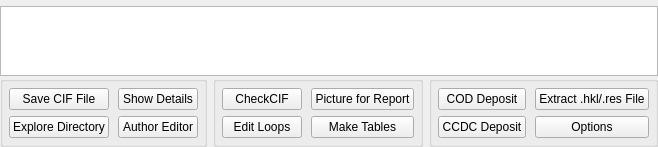
          <widget class="QWidget" name="page_MainTable">
           <layout class="QVBoxLayout" name="verticalLayout">
            <property name="spacing">
             <number>0</number>
            </property>
            <property name="leftMargin">
             <number>0</number>
            </property>
            <property name="topMargin">
             <number>6</number>
            </property>
            <property name="rightMargin">
             <number>0</number>
            </property>
            <property name="bottomMargin">
             <number>0</number>
            </property>
            <item>
             <widget class="CifTableView" name="cif_main_table">
              <property name="sizeAdjustPolicy">
               <enum>QAbstractScrollArea::SizeAdjustPolicy::AdjustToContents</enum>
              </property>
              <property name="autoScroll">
               <bool>false</bool>
              </property>
              <property name="editTriggers">
               <set>QAbstractItemView::EditTrigger::AllEditTriggers</set>
              </property>
              <property name="selectionBehavior">
               <enum>QAbstractItemView::SelectionBehavior::SelectRows</enum>
              </property>
              <property name="verticalScrollMode">
               <enum>QAbstractItemView::ScrollMode::ScrollPerPixel</enum>
              </property>
              <property name="horizontalScrollMode">
               <enum>QAbstractItemView::ScrollMode::ScrollPerPixel</enum>
              </property>
              <property name="showGrid">
               <bool>true</bool>
              </property>
              <property name="gridStyle">
               <enum>Qt::PenStyle::SolidLine</enum>
              </property>
              <property name="sortingEnabled">
               <bool>false</bool>
              </property>
              <property name="wordWrap">
               <bool>true</bool>
              </property>
              <property name="cornerButtonEnabled">
               <bool>false</bool>
              </property>
             </widget>
            </item>
            <item>
             <layout class="QHBoxLayout" name="ButtonsHorizontalLayout">
              <property name="spacing">
               <number>6</number>
              </property>
              <item>
               <widget class="QGroupBox" name="groupBox">
                <property name="title">
                 <string/>
                </property>
                <layout class="QGridLayout" name="gridLayout_7">
                 <property name="leftMargin">
                  <number>6</number>
                 </property>
                 <property name="topMargin">
                  <number>6</number>
                 </property>
                 <property name="rightMargin">
                  <number>6</number>
                 </property>
                 <property name="bottomMargin">
                  <number>6</number>
                 </property>
                 <property name="horizontalSpacing">
                  <number>9</number>
                 </property>
                 <property name="verticalSpacing">
                  <number>6</number>
                 </property>
                 <item row="0" column="0">
                  <widget class="QPushButton" name="SaveCifButton">
                   <property name="toolTip">
                    <string>Saves the CIF file to name-finalcif.cif</string>
                   </property>
                   <property name="text">
                    <string>Save CIF File</string>
                   </property>
                  </widget>
                 </item>
                 <item row="1" column="0">
                  <widget class="QPushButton" name="ExploreDirButton">
                   <property name="toolTip">
                    <string>Saves the CIF file to name-finalcif.cif</string>
                   </property>
                   <property name="text">
                    <string>Explore Directory</string>
                   </property>
                  </widget>
                 </item>
                 <item row="0" column="1">
                  <widget class="QPushButton" name="DetailsPushButton">
                   <property name="text">
                    <string>Show Details</string>
                   </property>
                  </widget>
                 </item>
                 <item row="1" column="1">
                  <widget class="QPushButton" name="AuthorEditPushButton">
                   <property name="text">
                    <string>Author Editor</string>
                   </property>
                  </widget>
                 </item>
                </layout>
               </widget>
              </item>
              <item>
               <widget class="QGroupBox" name="groupBox_checkcif">
                <property name="title">
                 <string/>
                </property>
                <layout class="QGridLayout" name="gridLayout_15">
                 <property name="leftMargin">
                  <number>6</number>
                 </property>
                 <property name="topMargin">
                  <number>6</number>
                 </property>
                 <property name="rightMargin">
                  <number>6</number>
                 </property>
                 <property name="bottomMargin">
                  <number>6</number>
                 </property>
                 <property name="horizontalSpacing">
                  <number>9</number>
                 </property>
                 <property name="verticalSpacing">
                  <number>6</number>
                 </property>
                 <item row="1" column="0">
                  <widget class="QPushButton" name="LoopsPushButton">
                   <property name="text">
                    <string>Edit Loops</string>
                   </property>
                  </widget>
                 </item>
                 <item row="0" column="1">
                  <widget class="QPushButton" name="ReportPicPushButton">
                   <property name="text">
                    <string>Picture for Report</string>
                   </property>
                  </widget>
                 </item>
                 <item row="1" column="1">
                  <widget class="QPushButton" name="SaveFullReportButton">
                   <property name="text">
                    <string>Make Tables</string>
                   </property>
                  </widget>
                 </item>
                 <item row="0" column="0">
                  <widget class="QPushButton" name="CheckcifStartButton">
                   <property name="text">
                    <string>CheckCIF</string>
                   </property>
                  </widget>
                 </item>
                </layout>
               </widget>
              </item>
              <item>
               <widget class="QGroupBox" name="groupBox_tables">
                <property name="title">
                 <string/>
                </property>
                <layout class="QGridLayout" name="gridLayout">
                 <property name="leftMargin">
                  <number>6</number>
                 </property>
                 <property name="topMargin">
                  <number>6</number>
                 </property>
                 <property name="rightMargin">
                  <number>6</number>
                 </property>
                 <property name="bottomMargin">
                  <number>6</number>
                 </property>
                 <property name="horizontalSpacing">
                  <number>9</number>
                 </property>
                 <property name="verticalSpacing">
                  <number>6</number>
                 </property>
                 <item row="0" column="0">
                  <widget class="QPushButton" name="CODpushButton">
                   <property name="text">
                    <string>COD Deposit</string>
                   </property>
                  </widget>
                 </item>
                 <item row="0" column="1">
                  <widget class="QPushButton" name="ShredCifButton">
                   <property name="text">
                    <string>Extract .hkl/.res File</string>
                   </property>
                  </widget>
                 </item>
                 <item row="1" column="0">
                  <widget class="QPushButton" name="CCDCpushButton">
                   <property name="text">
                    <string>CCDC Deposit</string>
                   </property>
                  </widget>
                 </item>
                 <item row="1" column="1">
                  <widget class="QPushButton" name="OptionsPushButton">
                   <property name="text">
                    <string>Options</string>
                   </property>
                  </widget>
                 </item>
                </layout>
               </widget>
              </item>
             </layout>
            </item>
           </layout>
          </widget>
